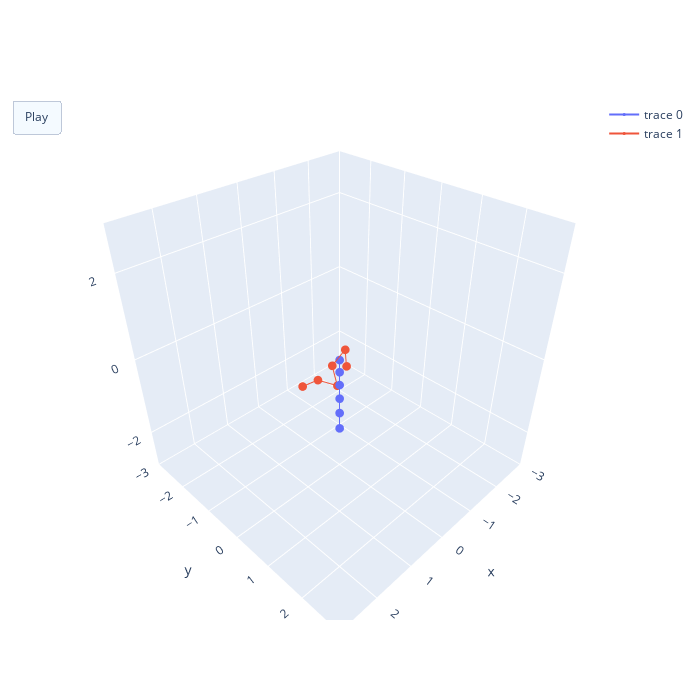

The code cell stored with this chart in its notebook:
### Code cell
sim.visualise_simulation_animation(configuration)

### Figure 1 — Plotly figure (JSON) as saved in the notebook; plotly's stock layout.template omitted (floating-point values rounded to 4 significant figures)
{"data": [{"marker": {"size": 3}, "type": "scatter3d", "x": [0, 0.3, 0.6, 0.9, 1.2, 1.5], "y": [0, 0.3, 0.6, 0.9, 1.2, 1.5], "z": [0, 0, 0, 0, 0, 0]}, {"marker": {"size": 3}, "type": "scatter3d", "x": [1.0, 0.5807, 0.2962, 0.215, -0.1208, 0.1465], "y": [-0.04544, -0.04615, 0.2319, 0.001337, 0.04247, 0.3453], "z": [-0.1703, -0.2347, -0.3823, -0.03553, 0.2205, 0.09074]}], "layout": {"height": 700, "scene": {"aspectmode": "cube", "xaxis": {"range": [-3, 3]}, "yaxis": {"range": [-3, 3]}, "zaxis": {"range": [-3, 3]}}, "updatemenus": [{"buttons": [{"args": [null, {"frame": {"duration": 50, "redraw": true}, "fromcurrent": true}], "label": "Play", "method": "animate"}], "type": "buttons"}], "width": 700}}
